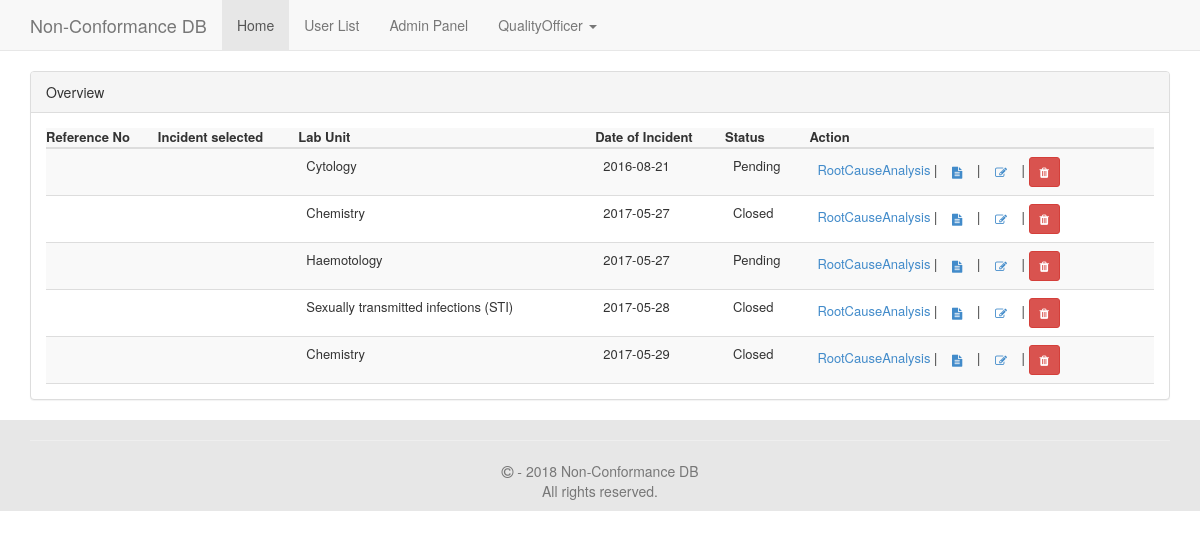
Page / (signed in) on the committed database.
### tables this page shows
CREATE TABLE `mls_settings` (
  `settings_id` int(11) NOT NULL,
  `site_name` varchar(255) NOT NULL DEFAULT 'Demo Site',
  `url` varchar(300) NOT NULL,
  `admin_email` varchar(255) NOT NULL,
  `max_ban_period` int(11) NOT NULL DEFAULT '10',
  `register` int(11) NOT NULL DEFAULT '1',
  `email_validation` int(11) NOT NULL DEFAULT '0',
  `captcha` int(11) NOT NULL
);

CREATE TABLE `mls_users` (
  `userid` int(11) NOT NULL,
  `username` varchar(50) NOT NULL,
  `display_name` varchar(255) NOT NULL,
  `password` varchar(50) NOT NULL,
  `email` varchar(255) NOT NULL,
  `key` varchar(50) NOT NULL,
  `validated` varchar(100) NOT NULL,
  `groupid` int(11) NOT NULL DEFAULT '2',
  `lastactive` int(11) NOT NULL,
  `showavt` int(11) NOT NULL DEFAULT '1',
  `banned` int(11) NOT NULL,
  `regtime` int(11) NOT NULL,
  `department_id` varchar(100) NOT NULL
);

CREATE TABLE `form_information` (
  `ref_number` int(11) NOT NULL,
  `dateOfIncident` date NOT NULL,
  `incidentTime` time NOT NULL,
  `labUnit` varchar(70) NOT NULL,
  `incidentSite` varchar(100) NOT NULL,
  `nameOfPatient` varchar(100) NOT NULL,
  `lotId` varchar(100) NOT NULL,
  `specimen` varchar(100) NOT NULL,
  `identifier` varchar(100) NOT NULL,
  `clinicalArea` varchar(100) NOT NULL,
  `personNotified` varchar(100) NOT NULL,
  `notificationDate` date NOT NULL,
  `responsiblePerson` varchar(100) NOT NULL,
  `reporterName` varchar(100) NOT NULL,
  `dateReported` date NOT NULL,
  `reportInitiator` varchar(100) NOT NULL,
  `designation` varchar(100) NOT NULL,
  `reportedToPosition` varchar(100) NOT NULL,
  `formAction` varchar(15) NOT NULL,
  `specimenOther` varchar(100) NOT NULL,
  `identifierOther` varchar(100) NOT NULL,
  `actionTaken` varchar(300) NOT NULL,
  `closeOut` varchar(200) NOT NULL,
  `classification` varchar(15) NOT NULL,
  `rootCause` varchar(300) NOT NULL,
  `correctiveAction` varchar(200) NOT NULL,
  `completionDate` date NOT NULL,
  `status` varchar(15) NOT NULL,
  `extendedDate` date NOT NULL
);

### inc/init.php (called while the page is built, shortened)
<?php
$set = new stdClass();
$page = new stdClass();
include "settings.php";
include MLS_ROOT."/lib/mysql.class.php";
include MLS_ROOT."/lib/users.class.php";
$db = new SafeMySQL(array(
	'host' 	=> $set->db_host,
	'user'	=> $set->db_user,
	'pass'	=> $set->db_pass,
	'db'=> $set->db_name));
if(!($db_set = $db->getRow("SELECT * FROM `".MLS_PREFIX."settings` ORDER BY settings_id DESC LIMIT 1"))) {
	header("Location: install.php");
	exit;
}
$set = (object)array_merge((array)$set,(array)$db_set);
$presets = new presets;
$user = new User($db);

### inc/settings.php (called while the page is built, shortened)
<?php
$set->db_host = 'localhost';
$set->db_user = 'root';
$set->db_pass = 'root';
$set->db_name = 'monkey_incident_tracking';

### lib/mysql.class.php (called while the page is built, shortened)
<?php
class SafeMySQL
{
    private $conn;
    public $asObj;
    private $defaults = array(
        'host'      => 'localhost',
        'user'      => 'root',
        'pass'      => '',
        'db'        => 'test',
        'port'      => NULL,
        'socket'    => NULL,
        'pconnect'  => FALSE,
        'charset'   => 'utf8',
        'errmode'   => 'error',
        'exception' => 'Exception',
        'asObj'     => true,
    );
    function __construct($opt = array())
    {
        $opt = array_merge($this->defaults,$opt);
        $this->asObj = $opt['asObj'];
        @$this->conn = mysqli_connect($opt['host'], $opt['user'], $opt['pass'], $opt['db'], $opt['port'], $opt['socket']);
        mysqli_set_charset($this->conn, $opt['charset']) or $this->error(mysqli_error($this->conn));
    }
    public function ret($value)
    {
        if($this->asObj)
            return (object)$value;
        else
            return $value;
    }
    public function fetch($result,$mode=self::RESULT_ASSOC)
    {
        return mysqli_fetch_array($result, $mode);
    }
    public function getRow()
    {
        $query = $this->prepareQuery(func_get_args());
        if ($res = $this->rawQuery($query)) {
            $ret = $this->fetch($res);
            return $this->ret($ret);
        }
        return FALSE;
    }
    private function rawQuery($query)
    {
        $start = microtime(TRUE);
        $res   = mysqli_query($this->conn, $query);
        $timer = microtime(TRUE) - $start;
        return $res;
    }
    private function prepareQuery($args)
    {
        $query = '';
        $raw   = array_shift($args);
        $array = preg_split('~(\?[nsiuap])|(:[A-Za-z0-9]+)~u'," ".$raw,null,PREG_SPLIT_DELIM_CAPTURE);
        $anum  = count($args);
        $array = array_values(array_filter($array));
        preg_match("~:([A-Za-z0-9]+)~u", $raw, $match);
        $named = count($match);
        if($named)
            $vals = array_shift($args);
        else
            $vals = array();
        $pnum  = floor(count($array) / 2) - floor(count($vals)/2);
        foreach ($array as $i => $part)
        {
            if ( ($i % 2) == 0 )
            {
                $query .= $part;
                continue;
            }
            $value = array_shift($args);
            switch ($part)
            {
                case '?i':
                    $part = $this->escapeInt($value);
                    break;
            }
            $query .= $part;
        }
        return $query;
    }
    private function escapeInt($value)
    {
        return $value;
    }
}

### lib/users.class.php (called while the page is built, shortened)
<?php
class User {
	var $db;
	var $data;
	function __construct($db) {
		$this->db = $db;
		$this->data = new stdClass();
		if($this->islg()){
			$this->data = $this->grabData($_SESSION['user']);
		}
		$this->group = $this->getGroup();
	}
	function islg() {
		if(isset($_SESSION['user']))
			return true;
		return false;
	}
	function getGroup($userid = 0) {
		if(!$userid)
			return $this->db->getRow("SELECT * FROM `".MLS_PREFIX."groups` WHERE `groupid` = ?i", $this->data->groupid);
		$u = $this->db->getRow("SELECT `groupid` FROM `".MLS_PREFIX."users` WHERE `userid` = ?i", $userid);
		return $this->db->getRow("SELECT * FROM `".MLS_PREFIX."groups` WHERE `groupid` = ?i", $u->groupid);
	}
	function grabData($userid) {
		return $this->db->getRow("SELECT * FROM `".MLS_PREFIX."users` WHERE `userid` = ?i", $userid);
	}
}

### qualityOfficerHome1.php (the view, shortened to what this page needs)
<div class="container">
    <div class="row">
        <div class="col-md-12">
            <div class="panel panel-default">
                <div class="panel-heading">Overview</div>
                <div class="panel-body">
                    <table class="table table-striped responsive-utilities" data-toggle="table" data-show-refresh="false"
                           data-show-toggle="true" data-show-columns="true" data-search="true"
                           data-select-item-name="toolbar1" data-pagination="true" data-sort-name="name"
                           data-sort-order="desc" style="font-size: small">
                        <thead>
                        <tr>
                            <th data-field="refNo" data-sortable="true">Reference No</th>
                            <th data-field="incidentSelected" data-sortable="false">Incident selected</th>
                            <th data-field="labUnit" data-sortable="true">Lab Unit</th>
                            <th data-field="dateOfIncident" data-sortable="true">Date of Incident</th>
                            <th data-field="status" data-sortable="true">Status</th>
                            <th data-field="action" data-sortable="false">Action</th>
                        </tr>
                        </thead>
                        <?php
                        include('connect.php');
                        $result = $db->prepare("SELECT * FROM form_information");
                        $result->execute();
                        for ($i = 0; $row = $result->fetch(); $i++) {
                        ?>
                        <tr>
                            <td><?php echo $row['refNumber']; ?></td>
                            <td></td>
                            <td><?php echo $row['labUnit']; ?></td>
                            <td><?php echo $row['dateOfIncident']; ?></td>
                            <td><?php
                                if($row['status'] === "closed")
                                    echo "Closed";
                                else echo "Pending";
                                ?>
                            </td>
                            <td>
                                <a rel="facebox" href="RCA.php?id=<?php echo $row['refNumber']; ?>"> RootCauseAnalysis </a>|
                                <a href="NCE.php?id=<?php echo $row['refNumber']; ?>" class="btn btn-sm"><i class="fa fa-file-text" title="View"></i> </a> |
                                <a href="NCE2.php?id=<?php echo $row['refNumber']; ?>" class="btn btn-sm"><i class="fa fa-edit" title="Edit"></i> </a> |
                                <button type="button" title="Delete" class="btn btn-danger btn-sm" data-toggle="modal" data-target="#delModal<?php echo $row['refNumber']; ?>">
                                    <i class="fa fa-trash"></i>
                                </button>
                            </td>
                        </tr>
                            <?php
                        }
                        ?>
                    </table>
                </div>
            </div>
        </div>
    </div>
</div>

### header1.php (shortened to what this page needs)
<?php
    if($page->navbar == array())
        $page->navbar = $presets->GenerateNavbar();
?>
<!DOCTYPE html>
<html class="no-js" xmlns:display="http://www.w3.org/1999/xhtml">
    <head>
        <link rel="stylesheet" href="<?php echo $set->url; ?>/css/bootstrap.min.css">
        <link rel="stylesheet" href="css/font-awesome.min.css">
        <link rel="stylesheet" href="css/owl.carousel.css">
        <link rel="stylesheet" href="css/animate.css">
        <link rel="stylesheet" href="https://code.jquery.com/ui/1.12.1/themes/base/jquery-ui.css">
        <link rel="stylesheet" href="https://cdnjs.cloudflare.com/ajax/libs/metisMenu/2.7.0/metisMenu.min.css">
        <link rel="stylesheet" href="https://cdnjs.cloudflare.com/ajax/libs/bootstrap-table/1.11.1/bootstrap-table.min.css">
        <link rel="stylesheet" href="<?php echo $set->url; ?>/css/bootstrap-table.css">
        <link rel="stylesheet" href="<?php echo $set->url; ?>/css/main.css">
        <link rel="stylesheet" href="<?php echo $set->url; ?>/css/wizard.css">
        <link rel="stylesheet" href="<?php echo $set->url; ?>/js/datepicker/css/datepicker.css">
        <link rel="stylesheet" href="<?php echo $set->url; ?>/css/responsive.css">
    </head>
    <body>
        <div id="app">
            <nav class="navbar navbar-default navbar-static-top">
                <div class="container">
                    <div class="navbar-header">
                        <a class="navbar-brand" href="<?php echo $set->url?>">
                            <?php echo $set->site_name ?>
                        </a>
                    </div>
                    <div class="collapse navbar-collapse" id="app-navbar-collapse">
                        <ul class="nav navbar-nav">
                        <?php
                            if($user->islg())
                            {
                                foreach ($page->navbar as $key => $v)
                                {
                                    if ($v[0] == 'item')
                                    {
                                        echo "<li".($v[1]['class'] ? " class='".$v[1]['class']."'" : "").">
                                            <a href='".$v[1]['href']."'>".$v[1]['name']."</a></li>";
                                    } else if($v[0] == 'dropdown')
                                    {
                                        echo "
                                            <li class='dropdown".
                                            ($v['class'] ? " ".$v['class'] : "")."'".
                                            ($v['style'] ? " style='".$v['style']."'" : "").">
                                            <a href='#' class='dropdown-toggle' data-toggle='dropdown'>".$v['name']." <b class='caret'></b></a>
                                            <ul class='dropdown-menu'>";
                                        echo "</ul></li>";
                                    }
                                }
                            }
                            ?>
                        </ul>
                    </div>
                </div>
            </nav>
        </div>

### footer.php (shortened to what this page needs)
	<footer class="footer footer-static-bottom" style="color: black; background-color: #e7e7e7">
		<div class="container" style="text-align:center">
			<hr>
			<p class="text-muted"><span class="fa fa-copyright"></span> -
				<?php echo date('Y')." ". $set->site_name;?>
				<br> All rights reserved.
			</p>
		</div>
	</footer>
	</body>
</html>

### rows in the picture
mls_settings: site_name "Non-Conformance DB"
mls_users: name "QualityOfficer"
form_information: labUnit "Cytology", dateOfIncident "2016-08-21", status "Pending"
form_information: labUnit "Chemistry", dateOfIncident "2017-05-27", status "Closed"
form_information: labUnit "Haemotology", dateOfIncident "2017-05-27", status "Pending"
form_information: labUnit "Sexually transmitted infections (STI)", dateOfIncident "2017-05-28", status "Closed"
form_information: labUnit "Chemistry", dateOfIncident "2017-05-29", status "Closed"

### other values in the picture
$v[1]['name'] "Home"
$v[1]['name'] "User List"
$v[1]['name'] "Admin Panel"
